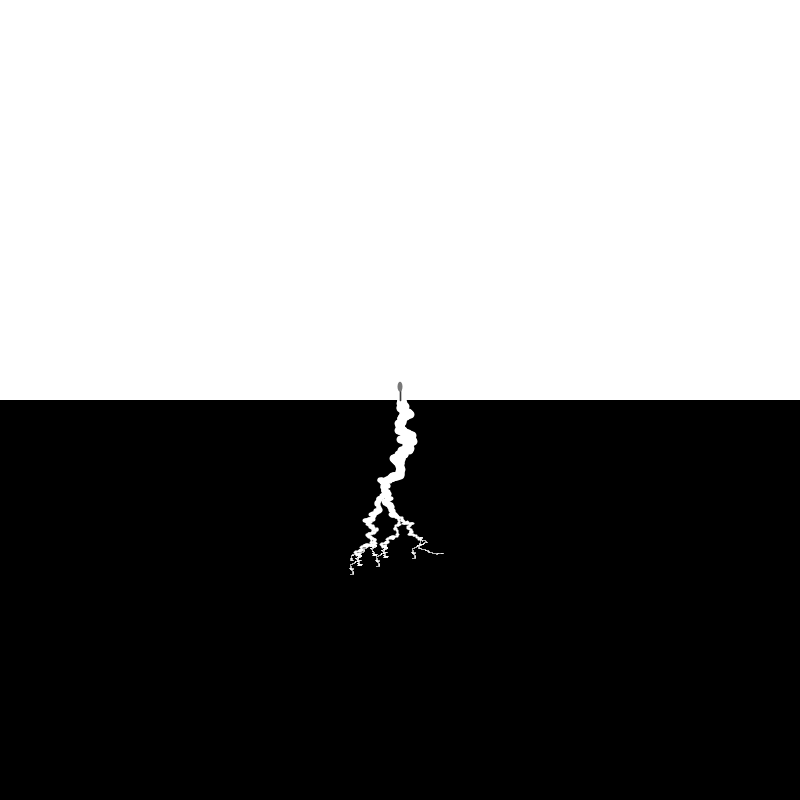
Frame 1 (no input)
Frame 60 (the mouse pressed at the canvas centre just before this capture): identical to frame 1, image omitted
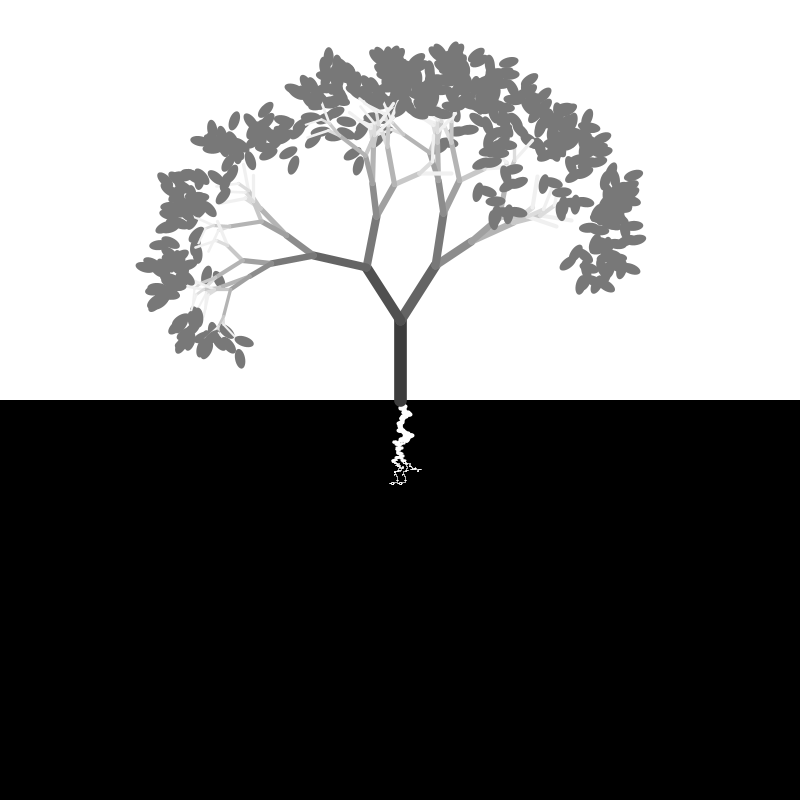
Frame 120 (the mouse held since frame 60 and released just before this capture)

The Processing sketch that drew these frames (run headless with seeded random() and noise(); from frame 60 on, the mouse is pressed at the canvas centre):

// Processing sketch: TreeRoot
// ── TreeRoot.pde
// Matt Harlan

float len;
float theta;
float [] thetaN = new float [200];
float [] lenN = new float [200];

int b;
int c;
int x;
int y;
int ranWalkno = 80;
int ranWalklen = 2000;
int [][] path = new int [ranWalkno][ranWalklen];
int l;

void setup(){
size (800,800);
background (255);

for (int i = 0; i < thetaN.length; i +=1 ){
  thetaN[i] = random(-PI/6, PI/6);
} //<>//
for (int i = 0; i < lenN.length; i +=1 ){
  lenN[i] = random(-10, 10);
}

for (int i = 0; i < ranWalkno; i ++){

    x = 0;
    y = 0;
    
   float r2 = random(-.15,.15);
    for (int j = 0; j < ranWalklen; j += 2){
        float r = random(1);
        if (r < 0.35 + r2) {    
          x++;
        } else if (r < 0.7) {
          x--;
        } else if (r < .95) {
          y++;
        } else {
          y--;
        }
        path [i][j] = x;
        path [i][j+1] = y; 
        
        
    }
  }

}


void draw(){
  
  background(255);
  //background
  noStroke();
  fill(0);
  rect(0, height/2, width, height/2);
  
  pushMatrix();
  translate(width/2, height/2);
  int lifespan =  round((height - mouseY)/2)*2;
  root(25, lifespan); 
  popMatrix();
  
  pushMatrix();
  len = mouseY/6 + 10;
  theta = map(mouseX, 0, width, 0, PI/6);
  c = 8;
  translate(width/2, height/2);
  l = mouseX/40 + 10;
  branch(len); 
  popMatrix();
  
  
}

void branch(float len){
  
  strokeWeight(len/6);
  stroke(c*20-100);
  line (0,0,0,-len + lenN[c]);
  translate(0,-len + lenN[c]);
  len *= 0.8; 
  
  c += 2;
  
  if (len > 10){
      
    pushMatrix();
    rotate(theta + -thetaN[c]);
    branch(len);
    popMatrix();
      
    c -= 2;
      
    pushMatrix();
    rotate(-theta + thetaN[c+1]);
    branch(len);
    popMatrix();
    
  } else {
      fill(120);
      noStroke();
      ellipse(0,0,l/2,l);
  }
      
  c -= 1;

}

void root(int b, int lifespan){
  
     constrain(b, 10, 70);
    
    for (int i = 0; i < lifespan; i += 2){
    
      stroke(255);
      strokeWeight(lifespan/90);
      point(path[b][i],path[b][i+1]);
    
    }
    
   
    
    translate (path[b][lifespan],path[b][lifespan-1]);
    lifespan = round(lifespan/4+20)*2;
    b += 3;
    if (lifespan > 150) {
      
      pushMatrix();
      root(b-1, lifespan);
      popMatrix();
      pushMatrix();
      root(b+2, lifespan);
      popMatrix();
    
    }
    
  }




    
